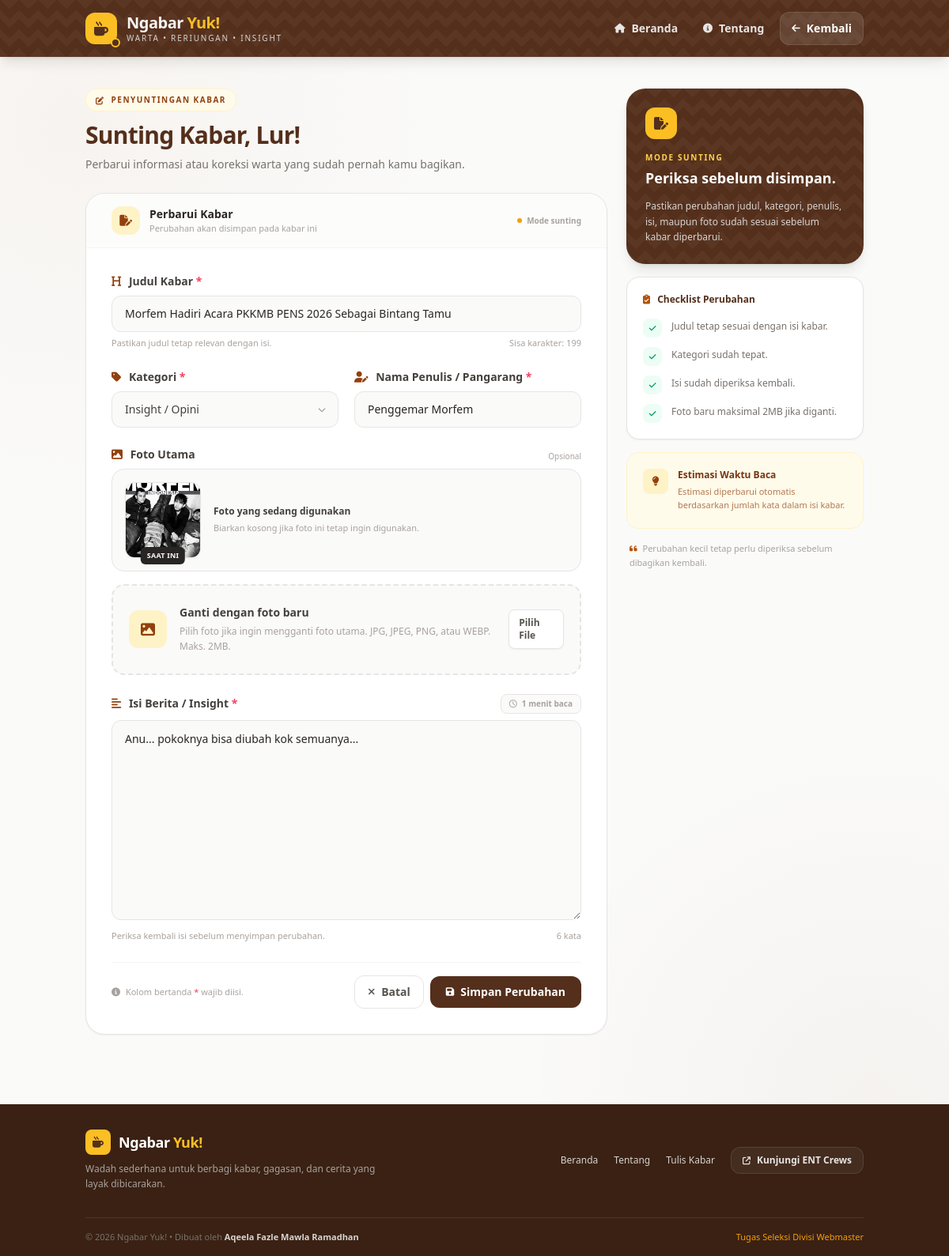
The app's page /update.php?id=2 with its own data.
### tables this page shows
CREATE TABLE IF NOT EXISTS `berita` (
  `id` int NOT NULL AUTO_INCREMENT,
  `judul` varchar(255) NOT NULL,
  `kategori` varchar(50) NOT NULL,
  `penulis` varchar(100) NOT NULL,
  `konten` text NOT NULL,
  `gambar` varchar(255) DEFAULT NULL,
  `read_time` int NOT NULL DEFAULT '1',
  `tanggal` timestamp NULL DEFAULT CURRENT_TIMESTAMP,
  PRIMARY KEY (`id`)
);

### update.php (the view, shortened to what the rows shown need)
<?php
require_once 'config.php';
$id = isset($_GET['id']) ? intval($_GET['id']) : 0;
$stmt = mysqli_prepare($conn, "SELECT * FROM berita WHERE id = ?");
mysqli_stmt_bind_param($stmt, "i", $id);
mysqli_stmt_execute($stmt);
$result = mysqli_stmt_get_result($stmt);
$berita = mysqli_fetch_assoc($result);
?>
<!DOCTYPE html>
<html lang="id">
<head>
    <script src="https://cdn.tailwindcss.com"></script>
    <link rel="stylesheet"
        href="https://cdnjs.cloudflare.com/ajax/libs/font-awesome/6.4.0/css/all.min.css">
</head>
<body class="bg-stone-50 text-stone-800 font-sans antialiased flex flex-col min-h-screen selection:bg-amber-200 selection:text-amber-900">
    <main class="max-w-5xl w-full mx-auto px-5 py-8 md:py-10 flex-grow">
        <div class="grid grid-cols-1 lg:grid-cols-[1fr_300px] gap-6 items-start">
            <div>
                <div class="mb-6">
                    <h1 class="text-2xl md:text-3xl font-black text-[#542f1b] tracking-tight">
                        Sunting Kabar, Lur!
                    </h1>
                </div>
                <div class="bg-white rounded-3xl border border-stone-200 shadow-sm overflow-hidden">
                    <div class="p-6 md:p-8">
                        <form id="form-berita"
                            action=""
                            method="POST"
                            enctype="multipart/form-data"
                            class="space-y-6"
                            novalidate>
                            <div>
                                <label class="block text-sm font-bold text-stone-700 mb-2">
                                    <i class="fa-solid fa-heading mr-1.5 text-amber-800"></i>
                                    Judul Kabar
                                    <span class="text-rose-500">*</span>
                                </label>
                                <input type="text"
                                    id="input-judul"
                                    name="judul"
                                    value="<?= isset($_POST['judul']) ? htmlspecialchars($_POST['judul']) : htmlspecialchars($berita['judul']); ?>"
                                    required
                                    maxlength="255"
                                    class="form-field w-full px-4 py-3 bg-stone-50 border border-stone-200 rounded-xl text-sm text-stone-800 placeholder:text-stone-400 focus:outline-none focus:border-amber-600 focus:ring-4 focus:ring-amber-600/10">
                                <div class="flex items-center justify-between mt-1.5">
                                    <span class="text-[11px] text-stone-400">
                                    </span>
                                    <span id="judul-counter"
                                        class="text-[11px] text-stone-400 shrink-0">
                                    </span>
                                </div>
                            </div>
                            <div class="grid grid-cols-1 md:grid-cols-2 gap-5">
                                <div>
                                    <?php $selectedKategori = isset($_POST['kategori']) ? $_POST['kategori'] : $berita['kategori']; ?>
                                    <div class="relative">
                                        <select name="kategori"
                                            class="form-field appearance-none w-full px-4 py-3 pr-10 bg-stone-50 border border-stone-200 rounded-xl text-sm text-stone-700 focus:outline-none focus:border-amber-600 focus:ring-4 focus:ring-amber-600/10 cursor-pointer">
                                            <option value="Insight" <?= ($selectedKategori === 'Insight') ? 'selected' : ''; ?>>
                                                Insight / Opini
                                            </option>
                                        </select>
                                    </div>
                                </div>
                                <div>
                                    <label class="block text-sm font-bold text-stone-700 mb-2">
                                        <i class="fa-solid fa-user-pen mr-1.5 text-amber-800"></i>
                                        Nama Penulis / Pangarang
                                        <span class="text-rose-500">*</span>
                                    </label>
                                    <input type="text"
                                        name="penulis"
                                        value="<?= isset($_POST['penulis']) ? htmlspecialchars($_POST['penulis']) : htmlspecialchars($berita['penulis']); ?>"
                                        required
                                        class="form-field w-full px-4 py-3 bg-stone-50 border border-stone-200 rounded-xl text-sm text-stone-800 placeholder:text-stone-400 focus:outline-none focus:border-amber-600 focus:ring-4 focus:ring-amber-600/10">
                                </div>
                            </div>
                            <div>
                                <?php if (!empty($berita['gambar']) && file_exists('assets/img/' . $berita['gambar'])): ?>
                                    <div class="bg-stone-50 border border-stone-200 rounded-2xl p-4 mb-4">
                                        <div class="flex items-center gap-4">
                                            <div class="relative shrink-0">
                                                <img src="assets/img/<?= htmlspecialchars($berita['gambar']); ?>"
                                                    alt="Foto Lama"
                                                    class="w-24 h-24 object-cover rounded-xl border border-stone-200 shadow-sm">
                                                <span class="absolute -bottom-2 left-1/2 -translate-x-1/2 whitespace-nowrap bg-stone-800 text-white text-[9px] font-bold uppercase tracking-wide px-2 py-1 rounded-md">
                                                    Saat Ini
                                                </span>
                                            </div>
                                            <div>
                                                <p class="text-xs font-bold text-stone-700">
                                                    Foto yang sedang digunakan
                                                </p>
                                                <p class="text-[11px] text-stone-400 mt-1 leading-relaxed">
                                                    Biarkan kosong jika foto ini tetap ingin digunakan.
                                                </p>
                                            </div>
                                        </div>
                                    </div>
                                <?php endif; ?>
                            </div>
                            <div>
                                <div class="flex items-center justify-between gap-3 mb-2">
                                    <label class="block text-sm font-bold text-stone-700">
                                    </label>
                                    <span id="read-time-preview"
                                        class="inline-flex items-center gap-1.5 text-[10px] font-semibold text-stone-400 bg-stone-50 border border-stone-200 px-2.5 py-1 rounded-lg">
                                    </span>
                                </div>
                                <textarea name="konten"
                                    id="input-konten"
                                    rows="10"
                                    required
                                    class="form-field w-full px-4 py-3 bg-stone-50 border border-stone-200 rounded-xl text-sm text-stone-800 placeholder:text-stone-400 leading-relaxed resize-y focus:outline-none focus:border-amber-600 focus:ring-4 focus:ring-amber-600/10"><?= isset($_POST['konten']) ? htmlspecialchars($_POST['konten']) : htmlspecialchars($berita['konten']); ?></textarea>
                                <div class="flex items-center justify-between gap-3 mt-1.5">
                                    <p class="text-[11px] text-stone-400">
                                    </p>
                                    <p id="word-counter"
                                        class="text-[11px] text-stone-400 shrink-0">
                                    </p>
                                </div>
                            </div>
                        </form>
                    </div>
                </div>
            </div>
            <aside class="space-y-4 lg:sticky lg:top-24">
                <div class="bg-[#542f1b] text-white rounded-3xl p-6 shadow-lg shadow-stone-900/10 javanese-pattern">
                    <h2 class="text-lg font-black mt-1">
                        Periksa sebelum disimpan.
                    </h2>
                </div>
            </aside>
        </div>
    </main>
</body>
</html>

### records on screen
berita: judul "Morfem Hadiri Acara PKKMB PENS 2026 Sebagai Bintang Tamu", kategori "Insight / Opini", penulis "Penggemar Morfem", gambar (picture), konten "Anu... pokoknya bisa diubah kok semuanya..."
